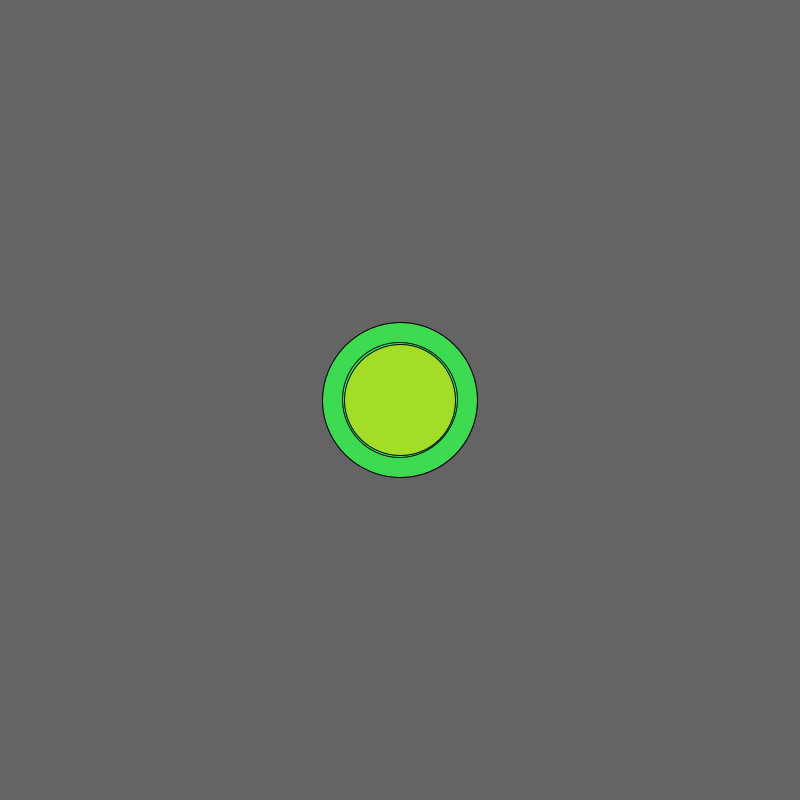
Frame 1 (no input)
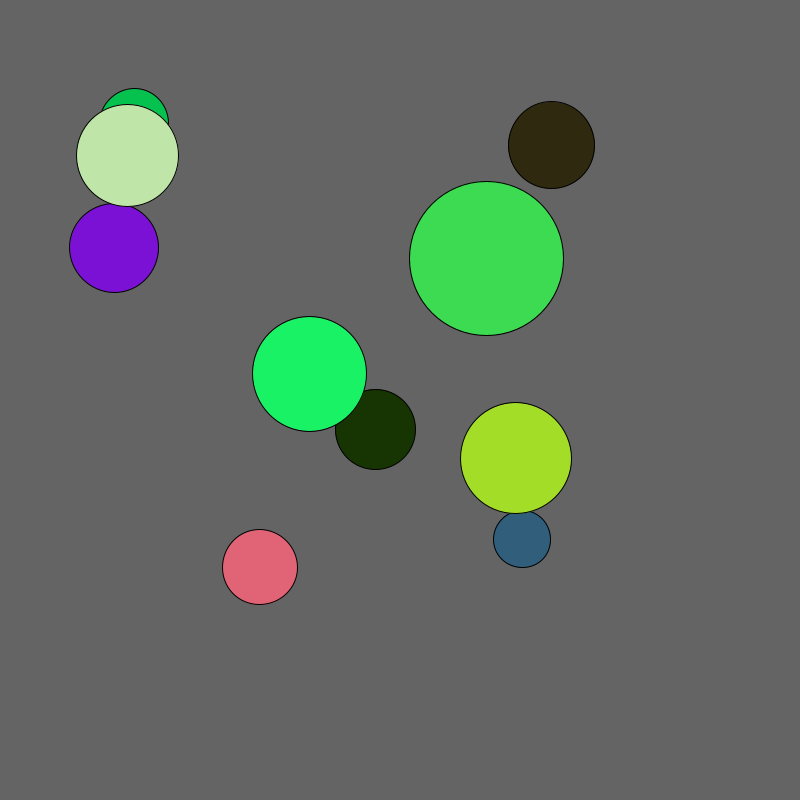
Frame 60 (the mouse pressed at the canvas centre just before this capture)
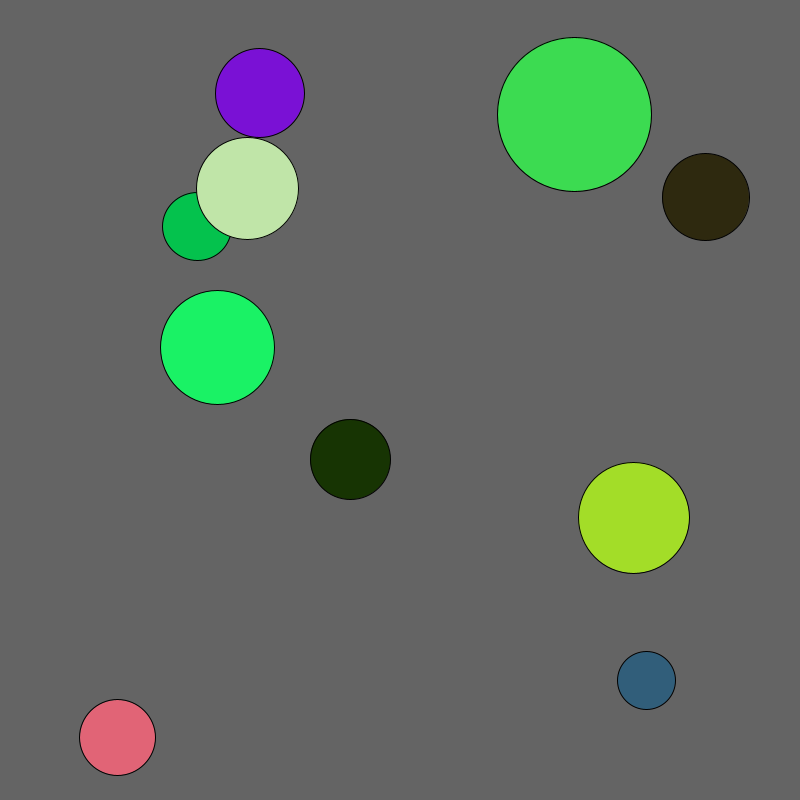
Frame 120 (the mouse held since frame 60 and released just before this capture)

The Processing sketch that drew these frames (run headless with seeded random() and noise(); from frame 60 on, the mouse is pressed at the canvas centre):

// Processing sketch: bounce
// ── bounce.pde
//
// bounce.pde
//


ArrayList<Ball> balls;


void setup()
{
    size(800, 800);
    
    balls = new ArrayList<Ball>();

    for (int i=0; i<10; i++)
        balls.add(new Ball());
}


void draw()
{
    background(100);

    for (Ball ball : balls)
        ball.display();
}


void keyPressed()
{
    for (int i=0; i<10; i++)
        balls.add(new Ball());
}


class Ball
{
    float x;
    float y;
    float vx;
    float vy;
    float radius;
    int c;

    Ball()
    {
        x = width/2;
        y = height/2;
        vx = random(-5, 5);
        vy = random(-5, 5);
        radius = random(20, 80);
        c = color(random(256), random(256), random(256));
    }

    void display()
    {
        fill(c);
        ellipse(x, y, radius*2, radius*2);

        x += vx;
        y += vy;

        if (x<radius || x>width-radius)
            vx *= -1;

        if (y<radius || y>height-radius)
            vy *= -1;
    }
}
